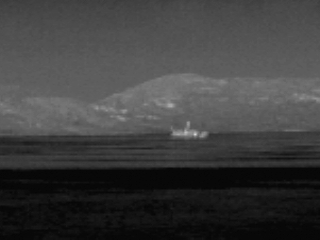
%> input picture ship/4.bmp, 320 x 240 px
$ octave mygradient.m   (GNU Octave 9; MATLAB toolbox functions it lacks are replaced by stand-ins)
%> lines starting %> are read from the running program, lines starting %| are printed output that depends on the picture
clc;close all;clear;
I=imread('4.bmp');%读取图片
%> I is the input picture: size 240x320x3 uint8; min 5, max 214, mean 62.4
lamda=2;
num=5;%极值数量
J=rgb2gray(I);%灰度化
%I=myhistf( J,1.5,600 );
% subplot(211)
figure (1)
imshow(I)

set(gca,'looseInset',[0 0 0 0])
hold on
[m,n]=size(J);
%> m = 240; n = 320

% [8 lines of commented-out code are left out]
Gy=zeros(m,n);
for i=ceil(m/30):m-ceil(m/30)
   Gy(i,:)=(double(J(i,:))-double(J(i+1,:)));%纵向梯度计算
end
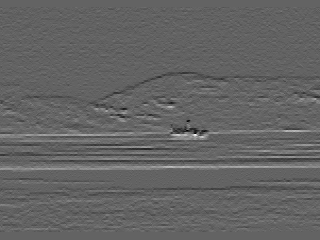
%> Gy: size 240x320 double; min -30, max 47, mean 0.2; drawn with min black and max white
gradienty=sum(Gy,2);%每行梯度求和
%> gradienty = 240 values, max 4410 at index 167, min -2239 at index 162, mean 79.57
% subplot(212)
figure (2)
bar(gradienty)
axis([0 240 -2000 2000])
title('行累加结果')
xlabel('行号')
ylabel('梯度灰度和')
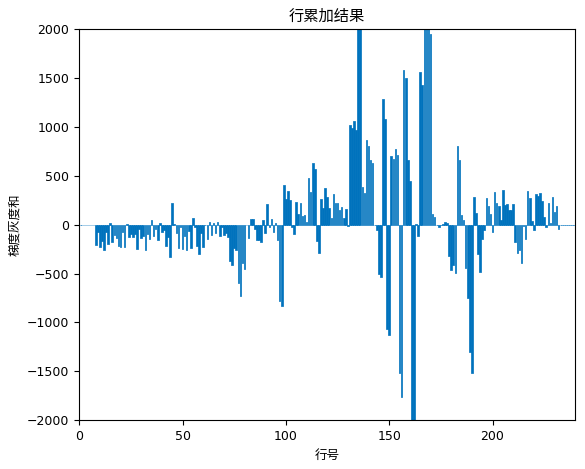
%> figure redrawn from the program's plot data; tallest bar 4410 high, from x = 166.6 to 167.4
gdata=zeros(num,7);%创建评价矩阵
%> (the run ends here)

$ run again, with ship/1.bmp copied over ship/4.bmp
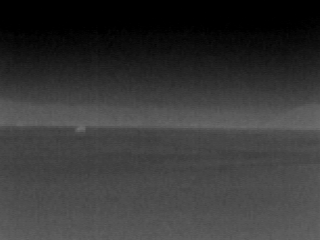
%> input picture ship/1.bmp, 320 x 240 px
%> I is the input picture: size 240x320x3 uint8; min 0, max 111, mean 54.8
%> after the loop `for i=ceil(m/30):m-ceil(m/30)`:
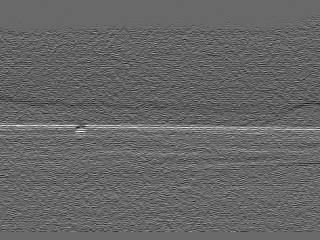
%> Gy: size 240x320 double; min -14, max 20, mean -0.373; drawn with min black and max white
%> gradienty = 240 values, max 2692 at index 128, min -1047 at index 106, mean -119.3
%> `ylabel('梯度灰度和')`:
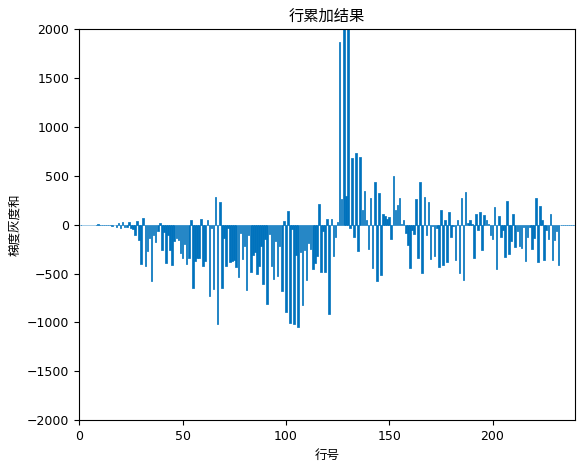
%> figure redrawn from the program's plot data; tallest bar 2692 high, from x = 127.6 to 128.4

$ run again, with ship/10.bmp copied over ship/4.bmp
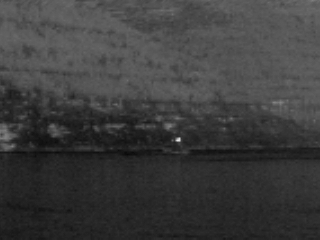
%> input picture ship/10.bmp, 320 x 240 px
%> I is the input picture: size 240x320x3 uint8; min 8, max 228, mean 61.1
%> after the loop `for i=ceil(m/30):m-ceil(m/30)`:
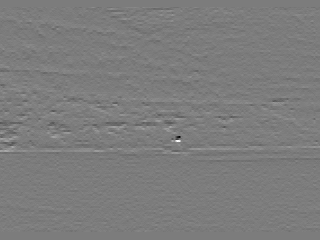
%> Gy: size 240x320 double; min -84, max 88, mean 0.2; drawn with min black and max white
%> gradienty = 240 values, max 1721 at index 149, min -1100 at index 146, mean 64.98
%> `ylabel('梯度灰度和')`:
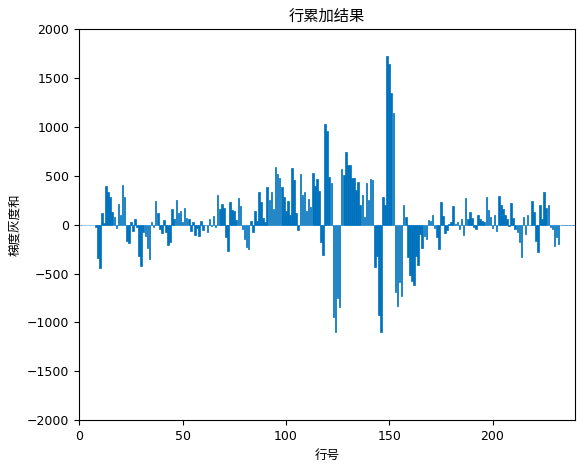
%> figure redrawn from the program's plot data; tallest bar 1721 high, from x = 148.6 to 149.4

$ run again, with ship/11.bmp copied over ship/4.bmp
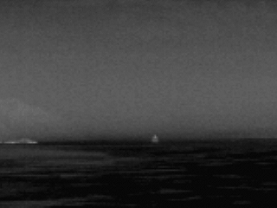
%> input picture ship/11.bmp, 277 x 208 px
%> I is the input picture: size 208x277x3 uint8; min 4, max 129, mean 60.5
%> after the loop `for i=ceil(m/30):m-ceil(m/30)`:
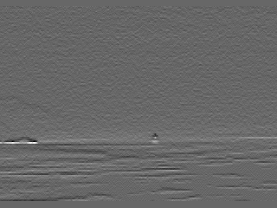
%> Gy: size 208x277 double; min -37, max 54, mean 0.2; drawn with min black and max white
%> gradienty = 208 values, max 1715 at index 143, min -1147 at index 175, mean 64.54
%> `ylabel('梯度灰度和')`:
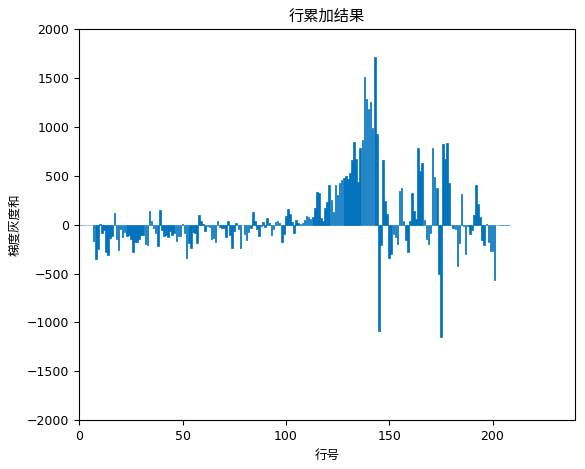
%> figure redrawn from the program's plot data; tallest bar 1715 high, from x = 142.6 to 143.4
